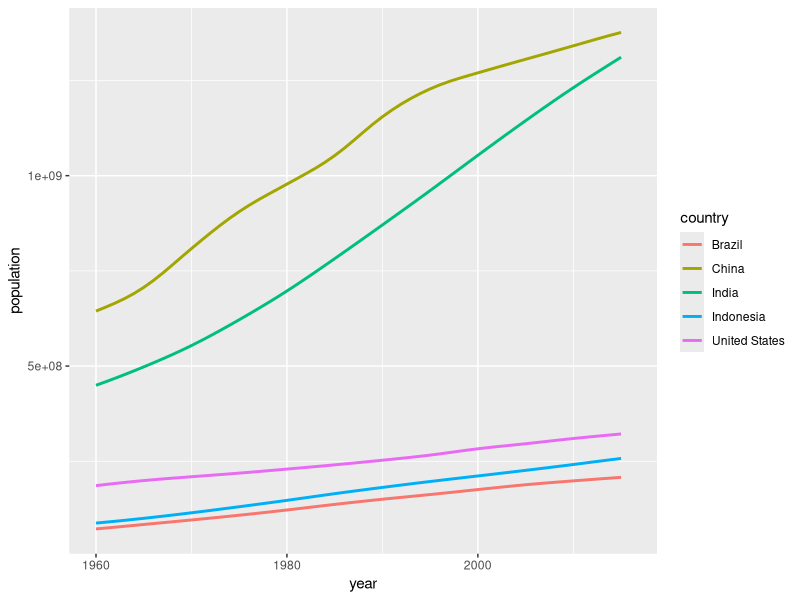
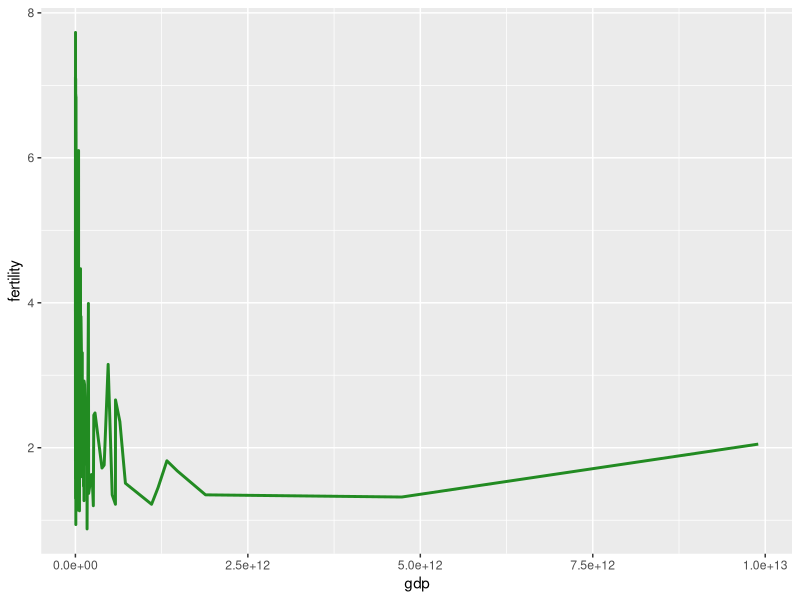
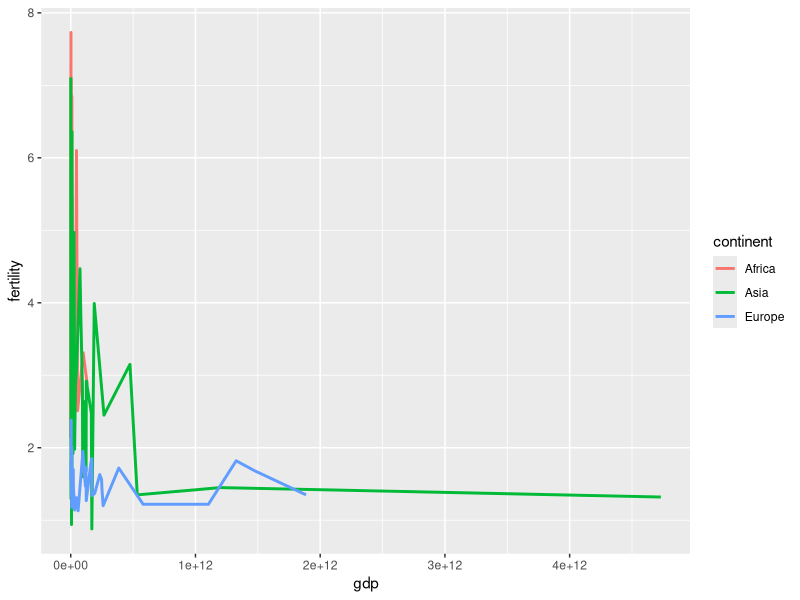
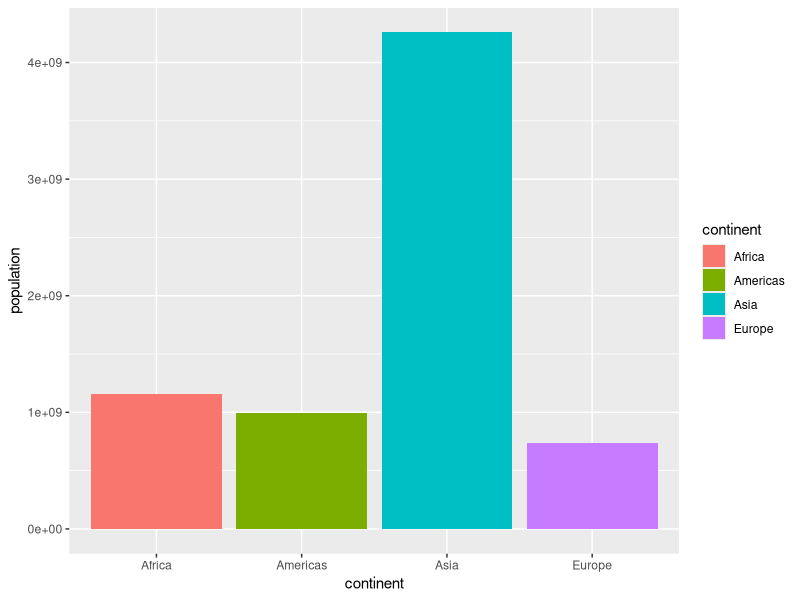

Generate these figures, in order, with R:
## ---- chunk 1

# load packages
library(tidyverse)
library(dslabs)
## ---- chunk 2

# look at first 5 lines of dataset
gapminder %>% as_tibble() %>% 
  head(5)
## ---- chunk 3

# see column names (using tidyverse format for practice)
gapminder |>
  colnames()
## ---- chunk 4

# 5 countries with largest population size in 2015
gapminder |> 
  select(country, year, population) |> 
  filter(year == "2015") |> 
  arrange(-population) |> 
  head() 

# Results: China, India, United States, Indonesia, Brazil
## ---- chunk 5
#| warning: false

# how the population sizes in those countries have changed since 1960
data_top5 <- gapminder |> 
  select(country, year, population) |> 
  filter(country %in% c("China", "India", "United States", "Indonesia", "Brazil"))

# view data
View(data_top5)

#visualize in ggplot
ggplot(data_top5) + 
  geom_line(mapping = aes(x=year, y=population, color=country), lwd=1)

# Results: population increasing in all 5, more steeply in China and India
## ---- chunk 6

# rank infant mortality rate in 2015
gapminder |> 
  select(country, year, population, infant_mortality) |> 
  filter(year == "2015") |> 
  filter(country %in% c("Turkey", "Poland", "South Korea", "Russia", "Vietnam", "South Africa")) |> 
  arrange(-infant_mortality)
## ---- chunk 7
#| warning: false

# relationship between per-capita GDP and fertility rate
gapminder |> 
  select(country, year, population, gdp, fertility) |> 
  filter(year=="2000") |> 
  ggplot() +
  geom_line(mapping = aes(x=gdp, y=fertility), lwd=1, color="forestgreen")
## ---- chunk 8
#| warning: false

# which continent is an outlier breaking this down by continent
gapminder |> 
  select(country, year, gdp, fertility, continent) |> 
  filter(year=="2000") |> 
  filter(continent %in% c("Africa", "Asia", "Europe")) |> 
  ggplot() +
  geom_line(mapping = aes(x=gdp, y=fertility, color=continent), lwd=1)
## ---- chunk 9
#| warning: false

# finding the population for each continent and ranking them
gapminder |> 
  select(continent, population, country, year) |> 
  filter(continent %in% c("Americas", "Europe", "Asia", "Africa")) |>
  filter(year=="2015") |> 
  group_by(continent) |> 
  mutate(pop_by_continent = sum(population)) |> 
  ggplot() +
  geom_col(mapping = aes(x=continent, y=population, fill=continent))
